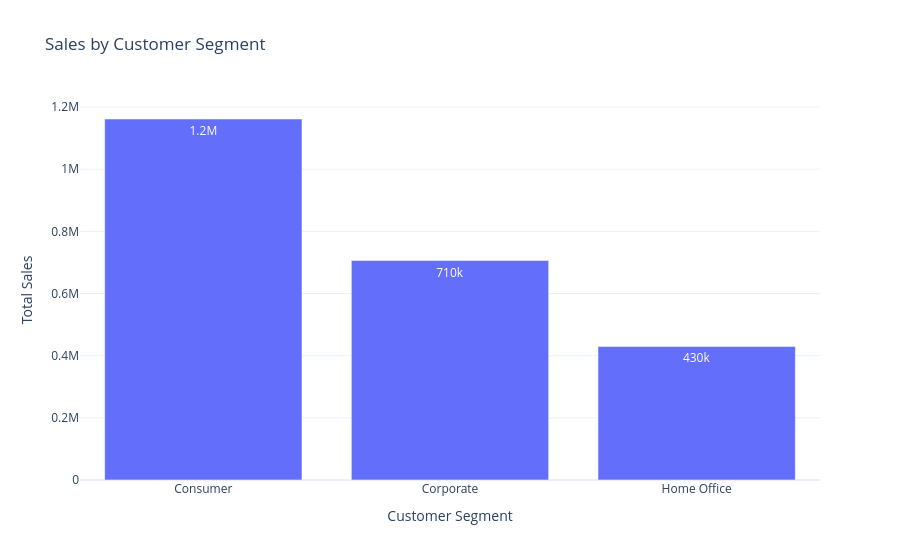

Notebook source saved alongside this figure:
### Code cell
##CREATING BAR CHART FOR SALES BY SEGMENT
fig = px.bar(
    segment_sales,
    x="Segment",
    y="Sales",
    title="Sales by Customer Segment",
    text_auto=".2s"
)

fig.update_layout(
    template="plotly_white",
    xaxis_title="Customer Segment",
    yaxis_title="Total Sales"
)

fig.show()

### Figure 1 — Plotly figure (JSON) as saved in the notebook; plotly's stock layout.template omitted (floating-point values rounded to 4 significant figures)
{"data": [{"alignmentgroup": "True", "hovertemplate": "Segment=%{x}<br>Sales=%{y}<extra></extra>", "legendgroup": "", "marker": {"color": "#636efa", "pattern": {"shape": ""}}, "name": "", "offsetgroup": "", "orientation": "v", "showlegend": false, "textposition": "auto", "texttemplate": "%{y:.2s}", "type": "bar", "x": ["Consumer", "Corporate", "Home Office"], "xaxis": "x", "y": [1161000.0, 706100.0, 429700.0], "yaxis": "y"}], "layout": {"barmode": "relative", "legend": {"tracegroupgap": 0}, "title": {"text": "Sales by Customer Segment"}, "xaxis": {"anchor": "y", "domain": [0, 1], "title": {"text": "Customer Segment"}}, "yaxis": {"anchor": "x", "domain": [0, 1], "title": {"text": "Total Sales"}}}}
